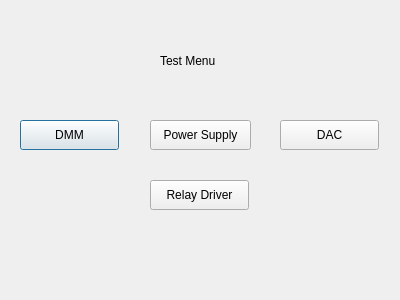
<?xml version="1.0" encoding="UTF-8"?>
<ui version="4.0">
 <class>testmenu</class>
 <widget class="QDialog" name="testmenu">
  <property name="geometry">
   <rect>
    <x>0</x>
    <y>0</y>
    <width>400</width>
    <height>300</height>
   </rect>
  </property>
  <property name="windowTitle">
   <string>Dialog</string>
  </property>
  <widget class="QPushButton" name="pb_dmm">
   <property name="geometry">
    <rect>
     <x>20</x>
     <y>120</y>
     <width>99</width>
     <height>30</height>
    </rect>
   </property>
   <property name="text">
    <string>DMM</string>
   </property>
  </widget>
  <widget class="QPushButton" name="pb_powersupply">
   <property name="geometry">
    <rect>
     <x>150</x>
     <y>120</y>
     <width>101</width>
     <height>30</height>
    </rect>
   </property>
   <property name="text">
    <string>Power Supply</string>
   </property>
  </widget>
  <widget class="QPushButton" name="pb_dac">
   <property name="geometry">
    <rect>
     <x>280</x>
     <y>120</y>
     <width>99</width>
     <height>30</height>
    </rect>
   </property>
   <property name="text">
    <string>DAC</string>
   </property>
  </widget>
  <widget class="QPushButton" name="pb_relaydriver">
   <property name="geometry">
    <rect>
     <x>150</x>
     <y>180</y>
     <width>99</width>
     <height>30</height>
    </rect>
   </property>
   <property name="text">
    <string>Relay Driver</string>
   </property>
  </widget>
  <widget class="QLabel" name="label">
   <property name="geometry">
    <rect>
     <x>160</x>
     <y>50</y>
     <width>91</width>
     <height>22</height>
    </rect>
   </property>
   <property name="text">
    <string>Test Menu</string>
   </property>
  </widget>
 </widget>
 <resources/>
 <connections/>
</ui>
